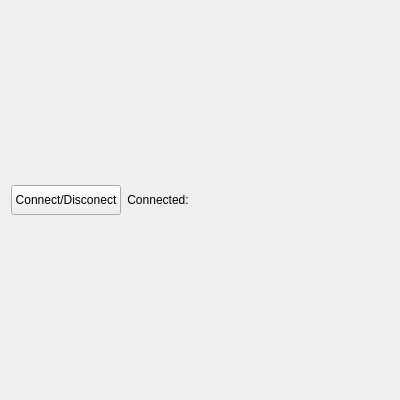
<?xml version="1.0" encoding="UTF-8"?>
<ui version="4.0">
 <class>Form</class>
 <widget class="QWidget" name="Form">
  <property name="geometry">
   <rect>
    <x>0</x>
    <y>0</y>
    <width>400</width>
    <height>400</height>
   </rect>
  </property>
  <property name="sizePolicy">
   <sizepolicy hsizetype="Expanding" vsizetype="Expanding">
    <horstretch>0</horstretch>
    <verstretch>0</verstretch>
   </sizepolicy>
  </property>
  <property name="minimumSize">
   <size>
    <width>400</width>
    <height>400</height>
   </size>
  </property>
  <property name="windowTitle">
   <string>Form</string>
  </property>
  <layout class="QGridLayout" name="gridLayout">
   <item row="0" column="0">
    <layout class="QVBoxLayout" name="mainLayout">
     <item>
      <layout class="QHBoxLayout" name="horizontalLayout_33">
       <item>
        <widget class="QPushButton" name="BInitializeShutter">
         <property name="minimumSize">
          <size>
           <width>0</width>
           <height>30</height>
          </size>
         </property>
         <property name="text">
          <string>Connect/Disconect</string>
         </property>
        </widget>
       </item>
       <item>
        <layout class="QHBoxLayout" name="horizontalLayout_34">
         <item>
          <widget class="QLabel" name="label_42">
           <property name="maximumSize">
            <size>
             <width>16777215</width>
             <height>40</height>
            </size>
           </property>
           <property name="layoutDirection">
            <enum>Qt::LeftToRight</enum>
           </property>
           <property name="text">
            <string>Connected:</string>
           </property>
           <property name="alignment">
            <set>Qt::AlignCenter</set>
           </property>
          </widget>
         </item>
         <item>
          <widget class="QLedIndicator" name="LEDShutter" native="true">
           <property name="enabled">
            <bool>false</bool>
           </property>
           <property name="minimumSize">
            <size>
             <width>20</width>
             <height>20</height>
            </size>
           </property>
           <property name="maximumSize">
            <size>
             <width>40</width>
             <height>40</height>
            </size>
           </property>
           <property name="toolTip">
            <string>Led indicator/button</string>
           </property>
           <property name="whatsThis">
            <string>Delay stage status</string>
           </property>
           <property name="layoutDirection">
            <enum>Qt::LeftToRight</enum>
           </property>
           <property name="checked" stdset="0">
            <bool>false</bool>
           </property>
           <property name="onColor1" stdset="0">
            <color>
             <red>0</red>
             <green>238</green>
             <blue>0</blue>
            </color>
           </property>
           <property name="onColor2" stdset="0">
            <color>
             <red>50</red>
             <green>176</green>
             <blue>4</blue>
            </color>
           </property>
           <property name="offColor1" stdset="0">
            <color>
             <red>28</red>
             <green>0</green>
             <blue>0</blue>
            </color>
           </property>
           <property name="offColor2" stdset="0">
            <color>
             <red>0</red>
             <green>138</green>
             <blue>0</blue>
            </color>
           </property>
          </widget>
         </item>
        </layout>
       </item>
       <item>
        <spacer name="horizontalSpacer_26">
         <property name="orientation">
          <enum>Qt::Horizontal</enum>
         </property>
         <property name="sizeType">
          <enum>QSizePolicy::Expanding</enum>
         </property>
         <property name="sizeHint" stdset="0">
          <size>
           <width>40</width>
           <height>20</height>
          </size>
         </property>
        </spacer>
       </item>
      </layout>
     </item>
    </layout>
   </item>
  </layout>
 </widget>
 <customwidgets>
  <customwidget>
   <class>QLedIndicator</class>
   <extends>QWidget</extends>
   <header>qledindicator.h</header>
  </customwidget>
 </customwidgets>
 <resources/>
 <connections/>
</ui>
